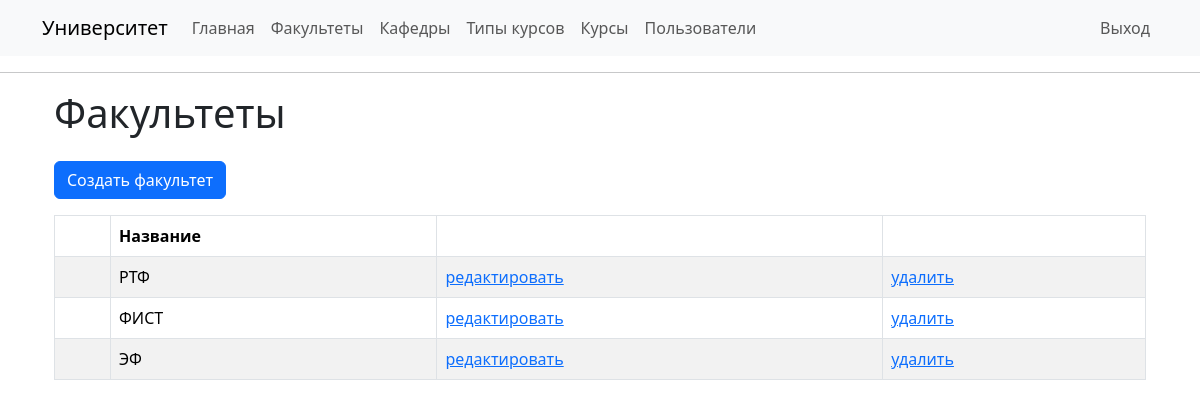
Page /faculties (signed in) on the committed database.
### app/models/faculty.py (models this page shows, shortened)
class Faculty(db.Model):
    id: so.Mapped[int] = so.mapped_column(primary_key=True)
    name: so.Mapped[str] = so.mapped_column(
        sa.String(128), index=True, unique=True)
    departments: so.WriteOnlyMapped['Department'] = so.relationship(
        back_populates='faculty', passive_deletes=True)

### app/routes/faculty_routes.py (the view)
@app.route('/faculties')
@login_required
def faculties():
    return render_template('faculties/faculties.html', title='Факультеты', faculties=faculty_service.get_all())

### app/routes/__init__.py (called while the page is built)
@login.user_loader
def load_user(id):
  return user_service.get_by_id(id)

### app/services/faculty_service.py (called while the page is built)
def get_all():
    try:
        return db.session.execute(sa.select(Faculty).order_by(Faculty.name)).scalars().all()
    except Exception as e:
        db.session.rollback()
        app.logger.error(e)
        raise Exception('Неизвестная ошибка')

### app/services/user_service.py (called while the page is built)
def get_by_id(id: int):
    try:
        res = db.session.get(User, id)
        if res is None:
            raise ValueError(f'Пользователь с id = {id} не существует')
        return res
    except ValueError as e:
        db.session.rollback()
        app.logger.error(e)
        raise
    except Exception as e:
        db.session.rollback()
        app.logger.error(e)
        raise Exception('Неизвестная ошибка')

### app/templates/faculties/faculties.html
{% extends "base.html" %}
{% block content %}
    <div class="container">
        <h1>Факультеты</h1>
        <a class="btn btn-primary my-3" href="{{ url_for('create_faculty') }}" role="button">
            Создать факультет
        </a>
        <br>
        <table id="faculties-table" class="table table-striped table-bordered" style="width:100%">
            <thead>
                <tr>
                    <th> </th>
                    <th> Название </th>
                    <th></th>
                    <th></th>
                </tr>
            </thead>
            <tbody>
                {% for faculty in faculties %}
                    <tr>
                        <td></td>
                        <td>{{faculty.name}}</td>
                        <td>
                            <a href="{{ url_for('edit_faculty', faculty_id=faculty.id) }}">редактировать</a>
                        </td>
                        <td>
                            <a href="{{ url_for('delete_faculty', faculty_id=faculty.id) }}">удалить</a>
                        </td>
                    </tr>
                {% endfor %}
            </tbody>
        </table>
    </div>
{% endblock %}

### rows in the picture
Faculty: name "РТФ"
Faculty: name "ФИСТ"
Faculty: name "ЭФ"
